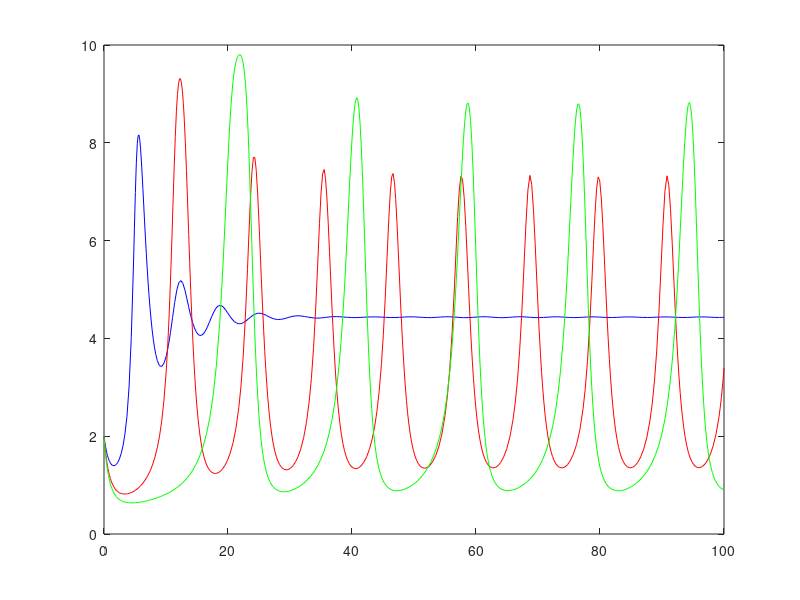

Here is the MATLAB script that generated this plot: (Note: this script raises an error after producing the figure.)
function model
[T,Y]   = ode45(@Bqfun1,[0 100],[2 2]);
[T1,Y1] = ode45(@Bqfun2,[0 100],[2 2]);
[T2,Y2] = ode45(@Bqfun3,[0 100],[2 2]);

plot (T,Y(:,1),'b',T1,Y1(:,1),'r',T2,Y2(:,1),'g');
h=legend('r = 0.5','r = 0.3','r= 0.2',3)
xlabel('t');
ylabel('x');

function dy1 = Bqfun1(t,y)
dy1 = zeros(2,1);
r=0.5; K=10; beta=0.4; alpha=0.7; a=0.04; b=0.07; c=0.7; delta0=1;  delta1=.3;
dy1=[(r*y(1)*(1-(y(1)/K))*(y(1)-beta)-alpha*y(1)*y(2)/(1+a*y(1)+b*y(2)))
    (c*alpha*y(1)*y(2)/(1+a*y(1)+b*y(2))-delta0*y(2)-delta1*y(2)*y(2))]

function dy2 = Bqfun2(t,y)
dy2 = zeros(2,1);
r=0.3; K=10; beta=0.4; alpha=0.7; a=0.04; b=0.07; c=0.7; delta0=1;  delta1=.3;
dy2=[(r*y(1)*(1-(y(1)/K))*(y(1)-beta)-alpha*y(1)*y(2)/(1+a*y(1)+b*y(2)))
    (c*alpha*y(1)*y(2)/(1+a*y(1)+b*y(2))-delta0*y(2)-delta1*y(2)*y(2))]

function dy3 = Bqfun3(t,y)
dy3 = zeros(2,1);
r=0.2; K=10; beta=0.4; alpha=0.7; a=0.04; b=0.07; c=0.7; delta0=1;  delta1=.3;
dy3=[(r*y(1)*(1-(y(1)/K))*(y(1)-beta)-alpha*y(1)*y(2)/(1+a*y(1)+b*y(2)))
    (c*alpha*y(1)*y(2)/(1+a*y(1)+b*y(2))-delta0*y(2)-delta1*y(2)*y(2))]